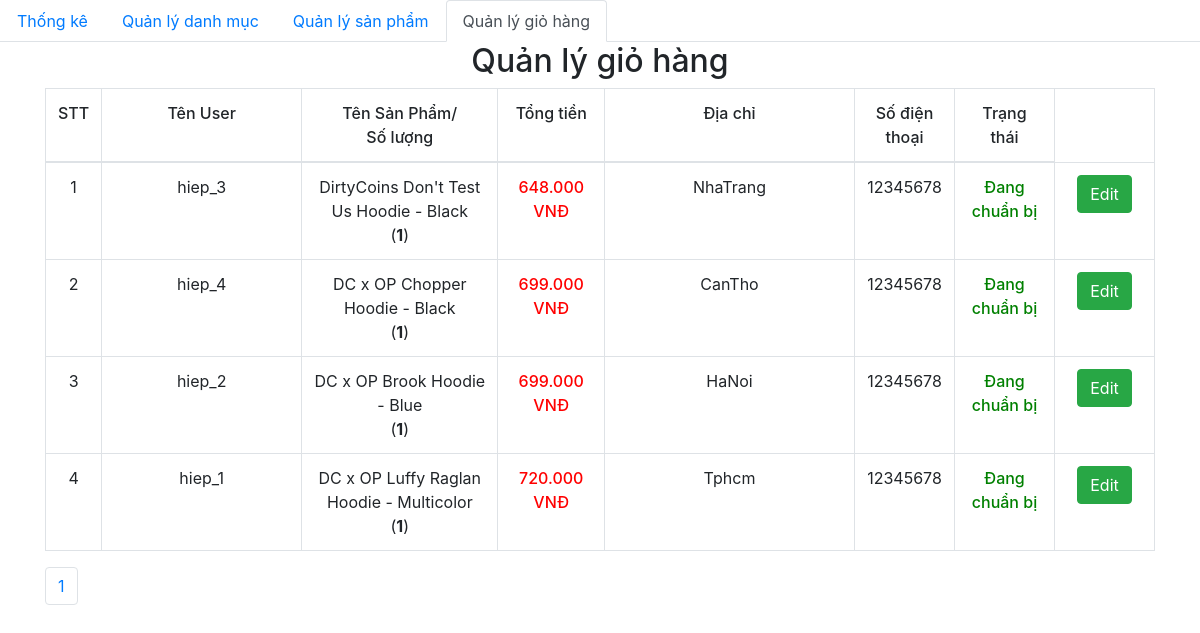
Screenshot of /admin/dashboard.php with the database file from the repository.
### tables this page shows
CREATE TABLE `order_details` (
  `id` int(11) NOT NULL,
  `order_id` int(11) NOT NULL,
  `product_id` int(11) NOT NULL,
  `id_user` int(11) NOT NULL,
  `num` int(11) NOT NULL,
  `price` float NOT NULL,
  `status` varchar(255) NOT NULL
);

CREATE TABLE `orders` (
  `id` int(11) NOT NULL,
  `fullname` varchar(100) NOT NULL,
  `phone_number` varchar(20) NOT NULL,
  `email` varchar(150) NOT NULL,
  `address` varchar(200) NOT NULL,
  `note` varchar(255) DEFAULT NULL,
  `order_date` datetime DEFAULT NULL
);

CREATE TABLE `product` (
  `id` int(11) NOT NULL,
  `title` varchar(200) NOT NULL,
  `price` float NOT NULL,
  `number` float NOT NULL,
  `thumbnail` varchar(500) NOT NULL,
  `thumbnail_1` varchar(500) NOT NULL,
  `thumbnail_2` varchar(500) NOT NULL,
  `thumbnail_3` varchar(500) NOT NULL,
  `thumbnail_4` varchar(500) NOT NULL,
  `thumbnail_5` varchar(500) NOT NULL,
  `content` longtext NOT NULL,
  `id_category` int(11) NOT NULL,
  `created_at` datetime DEFAULT NULL,
  `updated_at` datetime DEFAULT NULL,
  `id_sanpham` int(11) NOT NULL
);

### admin/database/dbhelper.php (called while the page is built, shortened)
<?php
function executeResult($sql, $isSingle = false) {
    $conn = mysqli_connect(HOST, USERNAME, PASSWORD, DATABASE);
    $result = mysqli_query($conn, $sql);
    $data = [];
    while ($row = mysqli_fetch_assoc($result)) {
        $data[] = $row;
    }
    return $data;
}
?>

### admin/dashboard.php (the view, shortened to what this page needs)
<?php require_once('database/dbhelper.php'); ?>
<!DOCTYPE html>
<html>
<head>
    <link rel="stylesheet" href="https://maxcdn.bootstrapcdn.com/bootstrap/4.4.1/css/bootstrap.min.css">
    <link href="https://cdn.jsdelivr.net/npm/summernote@0.8.18/dist/summernote.min.css" rel="stylesheet">
</head>
<body>
    <ul class="nav nav-tabs">
        <li class="nav-item">
            <a class="nav-link" href="category/index.php">Thống kê</a>
        </li>
        <li class="nav-item">
            <a class="nav-link" href="category/index.php">Quản lý danh mục</a>
        </li>
        <li class="nav-item">
            <a class="nav-link" href="product/">Quản lý sản phẩm</a>
        </li>
        <li class="nav-item ">
            <a class="nav-link active" href="dashboard.php">Quản lý giỏ hàng</a>
        </li>
    </ul>
    <div class="container">
        <div class="panel panel-primary">
            <div class="panel-heading">
                <h2 class="text-center">Quản lý giỏ hàng</h2>
            </div>
            <div class="panel-body">
                <form action="" method="POST">
                    <table class="table table-bordered table-hover">
                        <thead>
                            <tr style="font-weight: 500;text-align: center;">
                                <td width="50px">STT</td>
                                <td width="200px">Tên User</td>
                                <td>Tên Sản Phẩm/<br>Số lượng</td>
                                <td>Tổng tiền</td>
                                <td width="250px">Địa chỉ</td>
                                <td>Số điện thoại</td>
                                <td>Trạng thái</td>
                            </tr>
                        </thead>
                        <tbody>
                            <?php
                            try {
                                if (isset($_GET['page'])) {
                                    $page = $_GET['page'];
                                } else {
                                    $page = 1;
                                }
                                $limit = 10;
                                $start = ($page - 1) * $limit;
                                $sql = "SELECT * from orders, order_details, product
                                where order_details.order_id=orders.id and product.id=order_details.product_id ORDER BY order_date DESC limit $start,$limit ";
                                $order_details_List = executeResult($sql);
                                $count = 0;
                                foreach ($order_details_List as $item) {
                                    echo '
                                        <tr style="text-align: center;">
                                            <td width="50px">' . (++$count) . '</td>
                                            <td style="text-align:center">' . $item['fullname'] . '</td>
                                            <td>' . $item['title'] . '<br>(<strong>' . $item['num'] . '</strong>)</td>
                                            <td class="b-500 red">' . number_format($item['price'], 0, ',', '.') . '<span> VNĐ</span></td>
                                            <td width="100px">' . $item['address'] . '</td>
                                            <td width="100px">' . $item['phone_number'] . '</td>
                                            <td width="100px" class="green b-500">' . $item['status'] . '</td>
                                            <td width="100px">
                                                <a href="edit.php?order_id=' . $item['order_id'] . '" class="btn btn-success">Edit</a>
                                            </td>
                                        </tr>
                                    ';
                                }
                            } catch (Exception $e) {
                                die("Lỗi thực thi sql: " . $e->getMessage());
                            }
                            ?>
                        </tbody>
                    </table>
                </form>
            </div>
            <ul class="pagination">
                <?php
                $sql = "SELECT * from orders, order_details, product
                where order_details.order_id=orders.id and product.id=order_details.product_id";
                $conn = mysqli_connect(HOST, USERNAME, PASSWORD, DATABASE);
                $result = mysqli_query($conn, $sql);
                $current_page = 0;
                if (mysqli_num_rows($result)) {
                    $numrow = mysqli_num_rows($result);
                    $current_page = ceil($numrow / 10);
                }
                for ($i = 1; $i <= $current_page; $i++) {
                    if ($i == $current_page) {
                        echo '
            <li class="page-item"><a class="page-link" href="?page=' . $i . '">' . $i . '</a></li>';
                    } else {
                        echo '
            <li class="page-item"><a class="page-link" href="?page=' . $i . '">' . $i . '</a></li>
                    ';
                    }
                }
                ?>
            </ul>
        </div>
    </div>
</body>
</html>

### admin/dashboard.php (style rules this page uses)
.b-500 { font-weight: 500; }
.red { color: red; }
.green { color: green; }

### rows the page displays
order_details: order.fullname "hiep_3", product.title "DirtyCoins Don't Test Us Hoodie - Black", num "1", product.price "648.000", order.address "NhaTrang", order.phone_number "12345678", status "Đang chuẩn bị"
order_details: order.fullname "hiep_4", product.title "DC x OP Chopper Hoodie - Black", num "1", product.price "699.000", order.address "CanTho", order.phone_number "12345678", status "Đang chuẩn bị"
order_details: order.fullname "hiep_2", product.title "DC x OP Brook Hoodie - Blue", num "1", product.price "699.000", order.address "HaNoi", order.phone_number "12345678", status "Đang chuẩn bị"
order_details: order.fullname "hiep_1", product.title "DC x OP Luffy Raglan Hoodie - Multicolor", num "1", product.price "720.000", order.address "Tphcm", order.phone_number "12345678", status "Đang chuẩn bị"
